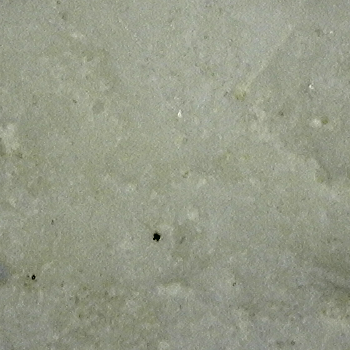
#> input picture seg/image/image1.jpg, 350 x 350 px; its folder holds only this picture in this run
$ python segcal_v0.py
#> lines starting #> are read from the running program, lines starting #| are printed output that depends on the picture; after the words box and inside, x2 and y2 are one past the last pixel; in counts of white or black regions, pixels touching at a corner belong together
import cv2
import numpy as np
import matplotlib.pyplot as plt
from scipy.stats import norm
from sklearn.mixture import GaussianMixture
import os
import pandas as pd
def apply_grayscale(image_path):
    original_image = cv2.imread(image_path)
    gray_image = cv2.cvtColor(original_image, cv2.COLOR_BGR2GRAY)
    return gray_image
def plot_histogram(image):
    hist, bins = np.histogram(image.flatten(), bins=256, range=[0, 256], density=True)
    bin_centers = (bins[:-1] + bins[1:]) / 2
    plt.hist(image.flatten(), bins=256, range=[0, 256], density=True, color='black', alpha=0.5)
    return hist, bin_centers

def fit_distributions(data, num_components):
    if num_components == 1:
        # 如果只有一个分量，使用单个正态分布
        mean = np.mean(data)
        std = np.std(data)
        weight = 1.0  # 权重为1
        return [mean], [std], [weight]

    else:
        # 使用混合高斯模型
        gmm = GaussianMixture(n_components=num_components, random_state=100)
        # 将数据重塑为列向量
        data = data.reshape(-1, 1)
        gmm.fit(data)
        means = gmm.means_.flatten()
        stds = np.sqrt(gmm.covariances_).flatten()
        weights = gmm.weights_

        return means, stds, weights

def separate_distributions(image, num_components, min_mean_difference):
    min_difference = 0
    num_components = num_components+1
    while min_difference < min_mean_difference:

        num_components -= 1
        if num_components == 0:
            break

        hist, bin_centers = plot_histogram(image)
        means, stds, weights = fit_distributions(image, num_components)

        # 遍历拟合后的正态分布均值，找到两个均值之间的最小差值
        temp = float('inf')
        min_index_i, min_index_j = -1, -1

        for i in range(num_components):
            for j in range(i + 1, num_components):
                difference = abs(means[i] - means[j])
                if difference < temp:
                    temp = difference
                    min_index_i, min_index_j = i, j
        min_difference = temp
    for i in range(num_components):
        print(f"Range {i + 1}: [{int(means[i])}, {int(stds[i])}]")

    return means, stds

def apply_intensity_quantization(gray_image, intervals):
    mapping_table = np.zeros(256, dtype=np.uint8)

    for interval, target_value in intervals:
        lower_bound, upper_bound = interval
        mapping_table[lower_bound:upper_bound+1] = target_value

    result_image = cv2.LUT(gray_image, mapping_table)
    return result_image

def filter_spot(gray_image, spot_threshold):
    height, width = gray_image.shape
    visited = np.zeros((height, width), dtype=bool)
    filtered_spot = []
    del_spot = []
    num =0
    area =0

    def dfs(i, j, current_spot):
        stack = [(i, j)]
        while stack:
            x, y = stack.pop()
            if 0 <= x < height and 0 <= y < width and not visited[x, y] and gray_image[x, y] == 0:
                visited[x, y] = True
                current_spot.append((x, y))
                stack.extend([(x - 1, y), (x + 1, y), (x, y - 1), (x, y + 1)])

    for i in range(height):
        for j in range(width):
            if not visited[i, j] and gray_image[i, j] == 0:
                current_spot = []
                dfs(i, j, current_spot)

                if len(current_spot) > spot_threshold:
                    filtered_spot.extend(current_spot)
                    num +=1
                    area += len(current_spot)
                else:
                    del_spot.extend(current_spot)

    filtered_image = gray_image
    for i, j in filtered_spot:
        filtered_image[i, j] = 0
    for i, j in del_spot:
        filtered_image[i, j] = 130

    white_image = np.full_like(gray_image, 255)
    for i, j in filtered_spot:
        white_image[i, j] = 0

    area_p = round(area/(height*width),4)
    return filtered_image,white_image,num,area_p

def interval(means,stds):

    if len(means) >1:
        max_index = np.argmax(means)
        min_index = np.argmin(means)
        m = int(means[min_index] + 1.2 * stds[min_index])
        n = int(means[max_index] + 1.960 * stds[max_index])
    elif stds[0] < 18:
        m = min(int(means[0] - 3.291 * stds[0]),80)
        n = int(means[0] + 1.960 * stds[0])
    else:
        m = max(int(means[0] - 1.96 * stds[0]),100)
        n = int(means[0] + 0.5 * stds[0])

    return m,n

def process(image_path, area_threshold):
    gray_image = apply_grayscale(image_path)
    means, stds = separate_distributions(gray_image, 3, 40)

    # 自定义设置每个区间的范围和目标值
    m,n = interval(means,stds)
    print((0, m, n, 255))
    intervals_and_targets = [((0, m), 0), ((m+1, n), 130), ((n+1, 255), 200)]
    # 对灰度图进行区间化处理
    result_image_quantized = apply_intensity_quantization(gray_image, intervals_and_targets)

    # 进行筛选
    filtered_image,white_image,num,area = filter_spot(result_image_quantized, area_threshold)
    return filtered_image,white_image,num,area
    # 保存结果

def process_images_in_folder(folder_path, area_threshold, savefig):
    # 获取文件夹中的所有图片文件
    image_files = [f for f in os.listdir(folder_path) if f.endswith(('.jpg', '.jpeg', '.png'))]
    nums = []
    areas =[]
    names = []
    for image_file in image_files:
        # 构造完整的图片文件路径
        image_path = os.path.join(folder_path, image_file)

        # 读取图片，进行处理，并保存为新文件
        print(image_file.split('.')[0])
        filtered_image,white_image,num,area = process(image_path, area_threshold)
#> in apply_grayscale, original_image is the input picture: shape (350, 350, 3); mean B, G, R 136, 154, 150.1
#> in apply_grayscale, `gray_image = cv2.cvtColor(original_image, cv2.COLOR_BGR2GRAY)`:
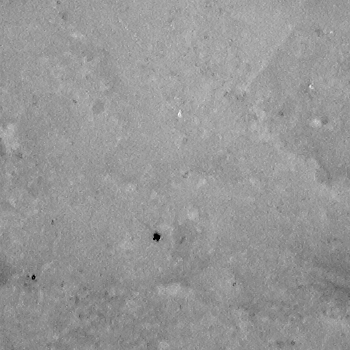
#> gray_image: shape (350, 350); min 2, max 250, mean 150.8
#> the loop in separate_distributions, `while min_difference < min_mean_difference: ` made 3 passes
#> (means, stds, weights) on passes 1 to 2: ([148.5, 145.4, 160.7], [7.97, 14.91, 6.77], [0.425, 0.31, 0.265]), ([145.4, 155.1], [13.12, 9.06], [0.442, 0.558])
#> (mean in fit_distributions, std in fit_distributions, means, stds, weights) on pass 3: (150.8, 12.05, [150.8], [12.05], [1])
#> after the loop in separate_distributions, `while min_difference < min_mean_difference:`: num_components = 1
#> the loop in separate_distributions, `for i in range(num_components):` made 1 pass
#| Range 1: [150, 12]
#> in process, `means, stds = separate_distributions(gray_image, 3, 40)`: means = [150.8]; stds = [12.05]
#> in interval, `m = min(int(means[0] - 3.291 * stds[0]),80)`: m = 80
#> in interval, `n = int(means[0] + 1.960 * stds[0])`: n = 174
#> in process, `m,n = interval(means,stds)`: m = 80; n = 174
#| (0, 80, 174, 255)
#> in process, `intervals_and_targets = [((0, m), 0), ((m+1, n), 130), ((n+1, 255), 20..`: intervals_and_targets = [((0, 80), 0), ((81, 174), 130), ((175, 255), 200)]
#> the loop in apply_intensity_quantization, `for interval, target_value in intervals:` made 3 passes
#> (target_value, lower_bound, upper_bound) on passes 1 to 3: (0, 0, 80), (130, 81, 174), (200, 175, 255)
#> after the loop in apply_intensity_quantization, `for interval, target_value in intervals:`: mapping_table = 256 values from 0 to 200
#> in apply_intensity_quantization, `result_image = cv2.LUT(gray_image, mapping_table)`:
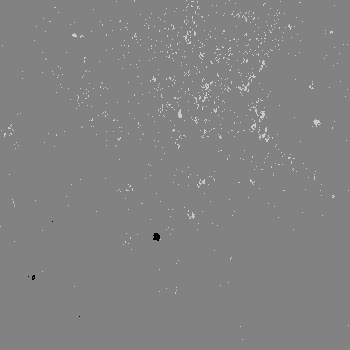
#> result_image: shape (350, 350); min 0, max 200, mean 130.9
#> after the loop in filter_spot, `for i, j in del_spot:`: filtered_image: shape (350, 350); under 0.01% of pixels changed, all inside (x1, y1, x2, y2) = (28, 221, 80, 317)
#> after the loop in filter_spot, `for i, j in filtered_spot:`:
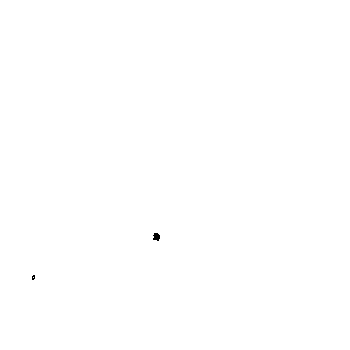
#> white_image: shape (350, 350); 100% white; 2 black regions (1 under 20 px), largest, box (x1, y1, x2, y2) and area: (153, 233, 160, 241) 43
#> in process, `filtered_image,white_image,num,area = filter_spot(result_image_quantiz..`: num = 2; area = 0.0004
#> num = 2; area = 0.0004
        nums.append(num)
        areas.append(area)
        names.append(image_file.split('.')[0])
        df = pd.DataFrame({'名称': names, '孔隙个数': nums, '孔隙面积占比': areas})
#> df = table of 1 rows and 3 columns
        # 将 DataFrame 写入 CSV 文件
        df.to_csv('孔隙.csv', index=False)

        # 构造保存的文件名，添加"gray"后缀
        filtered_image_name = os.path.splitext(image_file)[0] + '_gray' + os.path.splitext(image_file)[1]
        filtered_image_path = os.path.join(folder_path, filtered_image_name)

        # 构造保存的文件名，添加"gray"后缀
        white_image_name = os.path.splitext(image_file)[0] + '_white' + os.path.splitext(image_file)[1]
        white_image_path = os.path.join(folder_path, white_image_name)

        # 保存处理后的图片
        if savefig:
            cv2.imwrite(filtered_image_path, filtered_image)
            cv2.imwrite(white_image_path, white_image)

# 用法示例
image_path = "image"
area_threshold = 10
savefig = True #False不保存，True保存

process_images_in_folder(image_path, area_threshold, savefig)
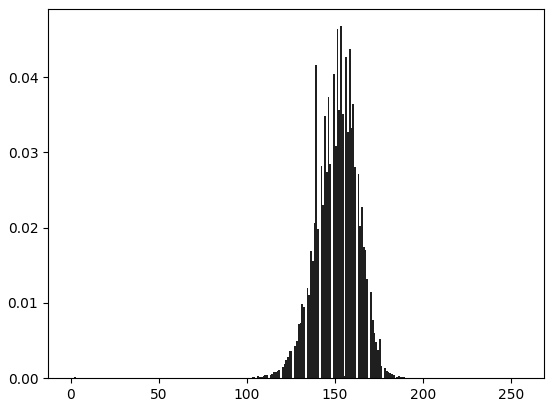
#> figure drawn by matplotlib, 1 panel; tallest bar 0.0468 high, from x = 153 to 154; tallest bar 0.0468 high, from x = 153 to 154; tallest bar 0.0468 high, from x = 153 to 154

$ run again, on seg/image/image2.jpg
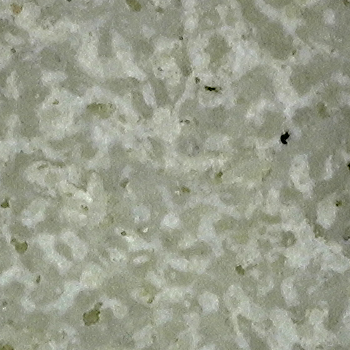
#> input picture seg/image/image2.jpg, 350 x 350 px
#> in apply_grayscale, original_image is the input picture: shape (350, 350, 3); mean B, G, R 140.3, 157.2, 153.7
#> the loop in separate_distributions, `while min_difference < min_mean_difference: ` made 3 passes
#> (means, stds, weights) on passes 1 to 2: ([175.7, 144.4, 153.7], [10.92, 16.6, 12.14], [0.226, 0.471, 0.303]), ([168.2, 144.4], [13.82, 15.15], [0.415, 0.585])
#> after the loop in separate_distributions, `while min_difference < min_mean_difference:`: num_components = 1
#> the loop in separate_distributions, `for i in range(num_components):` made 1 pass
#| Range 1: [154, 18]
#> in process, `means, stds = separate_distributions(gray_image, 3, 40)`: means = [154.3]; stds = [18.75]
#> in interval, `m = max(int(means[0] - 1.96 * stds[0]),100)`: m = 117
#> in interval, `n = int(means[0] + 0.5 * stds[0])`: n = 163
#> in process, `m,n = interval(means,stds)`: m = 117; n = 163
#| (0, 117, 163, 255)
#> intervals_and_targets = [((0, 117), 0), ((118, 163), 130), ((164, 255), 200)]
#> the loop in apply_intensity_quantization, `for interval, target_value in intervals:` made 3 passes
#> (target_value, lower_bound, upper_bound) on passes 1 to 3: (0, 0, 117), (130, 118, 163), (200, 164, 255)
#> after the loop in apply_intensity_quantization, `for interval, target_value in intervals:`: mapping_table = 256 values from 0 to 200
#> after the loop in filter_spot, `for i, j in filtered_spot:`:
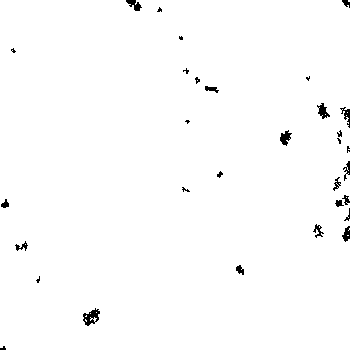
#> white_image: shape (350, 350); 98.9% white; 31 black regions (11 under 20 px), largest, box (x1, y1, x2, y2) and area: (83, 308, 100, 326) 162, (280, 130, 292, 146) 106, (317, 103, 330, 119) 102
#> in process, `filtered_image,white_image,num,area = filter_spot(result_image_quantiz..`: num = 32; area = 0.011
#> in process_images_in_folder, `filtered_image,white_image,num,area = process(image_path, area_thresho..`: num = 32; area = 0.011
#> df = table of 1 rows and 3 columns
#> `process_images_in_folder(image_path, area_threshold, savefig)`:
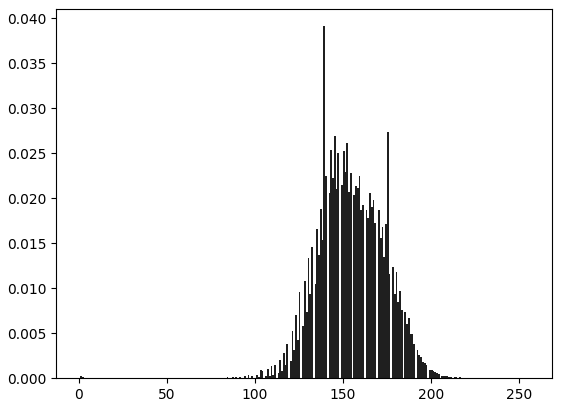
#> figure drawn by matplotlib, 1 panel; tallest bar 0.0391 high, from x = 139 to 140; tallest bar 0.0391 high, from x = 139 to 140; tallest bar 0.0391 high, from x = 139 to 140

$ run again, on seg/image/image3.jpg
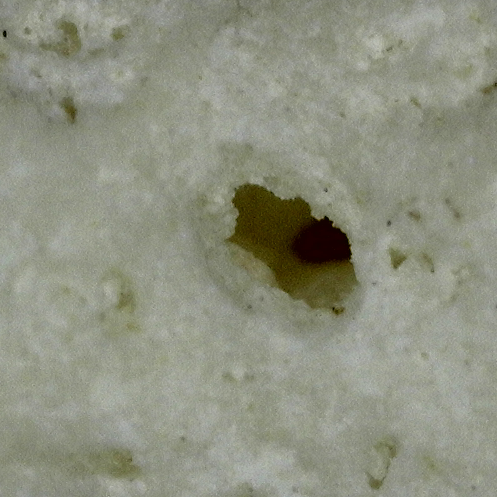
#> input picture seg/image/image3.jpg, 497 x 497 px
#> in apply_grayscale, original_image is the input picture: shape (497, 497, 3); mean B, G, R 128.7, 145, 142.5
#> the loop in separate_distributions, `while min_difference < min_mean_difference: ` made 2 passes
#> (means, stds, weights) on passes 1 to 2: ([153.5, 64.43, 139.9], [8.07, 36.45, 10.77], [0.497, 0.0555, 0.447]), ([147.1, 63.92], [11.59, 35.44], [0.944, 0.0556])
#> after the loop in separate_distributions, `while min_difference < min_mean_difference:`: num_components = 2
#> the loop in separate_distributions, `for i in range(num_components):` made 2 passes
#| Range 1: [147, 11]
#| Range 2: [63, 35]
#> in process, `means, stds = separate_distributions(gray_image, 3, 40)`: means = [147.1, 63.92]; stds = [11.59, 35.44]
#> max_index = 0
#> min_index = 1
#> in interval, `m = int(means[min_index] + 1.2 * stds[min_index])`: m = 106
#> in interval, `n = int(means[max_index] + 1.960 * stds[max_index])`: n = 169
#> in process, `m,n = interval(means,stds)`: m = 106; n = 169
#| (0, 106, 169, 255)
#> intervals_and_targets = [((0, 106), 0), ((107, 169), 130), ((170, 255), 200)]
#> the loop in apply_intensity_quantization, `for interval, target_value in intervals:` made 3 passes
#> (target_value, lower_bound, upper_bound) on passes 1 to 3: (0, 0, 106), (130, 107, 169), (200, 170, 255)
#> after the loop in apply_intensity_quantization, `for interval, target_value in intervals:`: mapping_table = 256 values from 0 to 200
#> after the loop in filter_spot, `for i, j in filtered_spot:`:
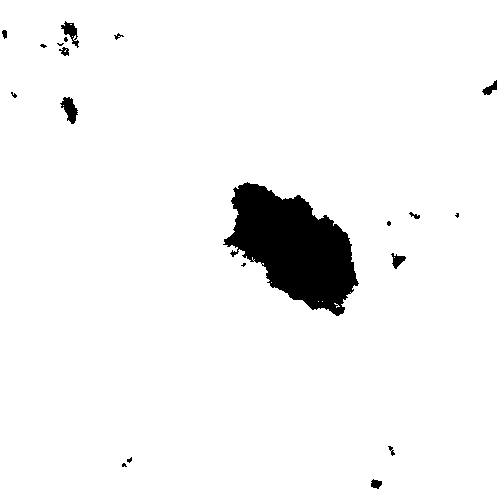
#> white_image: shape (497, 497); 95.4% white; 20 black regions (9 under 20 px), largest, box (x1, y1, x2, y2) and area: (223, 182, 359, 316) 10328, (60, 97, 78, 124) 264, (61, 21, 79, 48) 203
#> in process, `filtered_image,white_image,num,area = filter_spot(result_image_quantiz..`: num = 21; area = 0.0462
#> in process_images_in_folder, `filtered_image,white_image,num,area = process(image_path, area_thresho..`: num = 21; area = 0.0462
#> df = table of 1 rows and 3 columns
#> `process_images_in_folder(image_path, area_threshold, savefig)`:
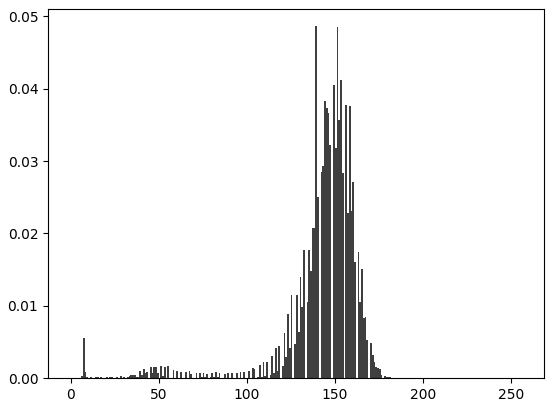
#> figure drawn by matplotlib, 1 panel; tallest bar 0.0486 high, from x = 139 to 140; tallest bar 0.0486 high, from x = 139 to 140
